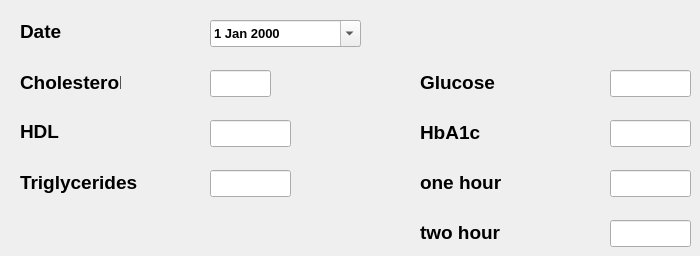
    <widget class="QWidget" name="tabPathology">
     <attribute name="title">
      <string>Pathology</string>
     </attribute>
     <widget class="QLabel" name="lblPathologyDate">
      <property name="geometry">
       <rect>
        <x>20</x>
        <y>20</y>
        <width>61</width>
        <height>23</height>
       </rect>
      </property>
      <property name="font">
       <font>
        <pointsize>14</pointsize>
        <bold>true</bold>
       </font>
      </property>
      <property name="text">
       <string>Date</string>
      </property>
     </widget>
     <widget class="QLabel" name="lblPathologyCholesterol">
      <property name="geometry">
       <rect>
        <x>20</x>
        <y>70</y>
        <width>101</width>
        <height>24</height>
       </rect>
      </property>
      <property name="font">
       <font>
        <pointsize>14</pointsize>
        <bold>true</bold>
       </font>
      </property>
      <property name="text">
       <string>Cholesterol</string>
      </property>
     </widget>
     <widget class="QLineEdit" name="txtPathologyCholesterol">
      <property name="geometry">
       <rect>
        <x>210</x>
        <y>70</y>
        <width>61</width>
        <height>27</height>
       </rect>
      </property>
      <property name="font">
       <font>
        <pointsize>12</pointsize>
        <bold>true</bold>
       </font>
      </property>
     </widget>
     <widget class="QLabel" name="lblPathologyHDL">
      <property name="geometry">
       <rect>
        <x>20</x>
        <y>120</y>
        <width>41</width>
        <height>23</height>
       </rect>
      </property>
      <property name="font">
       <font>
        <pointsize>14</pointsize>
        <bold>true</bold>
       </font>
      </property>
      <property name="text">
       <string>HDL</string>
      </property>
     </widget>
     <widget class="QLineEdit" name="txtPathologyHDL">
      <property name="geometry">
       <rect>
        <x>210</x>
        <y>120</y>
        <width>81</width>
        <height>27</height>
       </rect>
      </property>
      <property name="font">
       <font>
        <pointsize>12</pointsize>
        <bold>true</bold>
       </font>
      </property>
     </widget>
     <widget class="QLabel" name="lblPathologyTriglycerides">
      <property name="geometry">
       <rect>
        <x>20</x>
        <y>170</y>
        <width>131</width>
        <height>24</height>
       </rect>
      </property>
      <property name="font">
       <font>
        <pointsize>14</pointsize>
        <bold>true</bold>
       </font>
      </property>
      <property name="text">
       <string>Triglycerides</string>
      </property>
     </widget>
     <widget class="QLineEdit" name="txtPathologyTriglycerides">
      <property name="geometry">
       <rect>
        <x>210</x>
        <y>170</y>
        <width>81</width>
        <height>27</height>
       </rect>
      </property>
      <property name="font">
       <font>
        <pointsize>12</pointsize>
        <bold>true</bold>
       </font>
      </property>
     </widget>
     <widget class="QLabel" name="lblPathologyGlucose">
      <property name="geometry">
       <rect>
        <x>420</x>
        <y>70</y>
        <width>131</width>
        <height>24</height>
       </rect>
      </property>
      <property name="font">
       <font>
        <pointsize>14</pointsize>
        <bold>true</bold>
       </font>
      </property>
      <property name="contextMenuPolicy">
       <enum>Qt::NoContextMenu</enum>
      </property>
      <property name="text">
       <string>Glucose</string>
      </property>
     </widget>
     <widget class="QLineEdit" name="txtPathologyGlucose">
      <property name="geometry">
       <rect>
        <x>610</x>
        <y>70</y>
        <width>81</width>
        <height>27</height>
       </rect>
      </property>
      <property name="font">
       <font>
        <pointsize>12</pointsize>
        <bold>true</bold>
       </font>
      </property>
      <property name="contextMenuPolicy">
       <enum>Qt::NoContextMenu</enum>
      </property>
     </widget>
     <widget class="QDateEdit" name="pathologyDateEdit">
      <property name="geometry">
       <rect>
        <x>210</x>
        <y>20</y>
        <width>151</width>
        <height>27</height>
       </rect>
      </property>
      <property name="font">
       <font>
        <pointsize>10</pointsize>
        <bold>true</bold>
       </font>
      </property>
      <property name="buttonSymbols">
       <enum>QAbstractSpinBox::NoButtons</enum>
      </property>
      <property name="calendarPopup">
       <bool>true</bool>
      </property>
     </widget>
     <widget class="QLabel" name="lblPathologyHbA1c">
      <property name="geometry">
       <rect>
        <x>420</x>
        <y>120</y>
        <width>131</width>
        <height>24</height>
       </rect>
      </property>
      <property name="font">
       <font>
        <pointsize>14</pointsize>
        <bold>true</bold>
       </font>
      </property>
      <property name="contextMenuPolicy">
       <enum>Qt::NoContextMenu</enum>
      </property>
      <property name="text">
       <string>HbA1c</string>
      </property>
     </widget>
     <widget class="QLineEdit" name="txtPathologyHbA1c">
      <property name="geometry">
       <rect>
        <x>610</x>
        <y>120</y>
        <width>81</width>
        <height>27</height>
       </rect>
      </property>
      <property name="font">
       <font>
        <pointsize>12</pointsize>
        <bold>true</bold>
       </font>
      </property>
      <property name="contextMenuPolicy">
       <enum>Qt::NoContextMenu</enum>
      </property>
     </widget>
     <widget class="QLabel" name="lblPathologyOneHour">
      <property name="geometry">
       <rect>
        <x>420</x>
        <y>170</y>
        <width>131</width>
        <height>24</height>
       </rect>
      </property>
      <property name="font">
       <font>
        <pointsize>14</pointsize>
        <bold>true</bold>
       </font>
      </property>
      <property name="contextMenuPolicy">
       <enum>Qt::NoContextMenu</enum>
      </property>
      <property name="text">
       <string>one hour</string>
      </property>
     </widget>
     <widget class="QLineEdit" name="txtPathologyOneHour">
      <property name="geometry">
       <rect>
        <x>610</x>
        <y>170</y>
        <width>81</width>
        <height>27</height>
       </rect>
      </property>
      <property name="font">
       <font>
        <pointsize>12</pointsize>
        <bold>true</bold>
       </font>
      </property>
      <property name="contextMenuPolicy">
       <enum>Qt::NoContextMenu</enum>
      </property>
      <property name="text">
       <string/>
      </property>
     </widget>
     <widget class="QLabel" name="lblPathologyTwoHour">
      <property name="geometry">
       <rect>
        <x>420</x>
        <y>220</y>
        <width>131</width>
        <height>24</height>
       </rect>
      </property>
      <property name="font">
       <font>
        <pointsize>14</pointsize>
        <bold>true</bold>
       </font>
      </property>
      <property name="contextMenuPolicy">
       <enum>Qt::NoContextMenu</enum>
      </property>
      <property name="text">
       <string>two hour</string>
      </property>
     </widget>
     <widget class="QLineEdit" name="txtPathologyTwoHour">
      <property name="geometry">
       <rect>
        <x>610</x>
        <y>220</y>
        <width>81</width>
        <height>27</height>
       </rect>
      </property>
      <property name="font">
       <font>
        <pointsize>12</pointsize>
        <bold>true</bold>
       </font>
      </property>
      <property name="contextMenuPolicy">
       <enum>Qt::NoContextMenu</enum>
      </property>
      <property name="text">
       <string/>
      </property>
     </widget>
    </widget>
